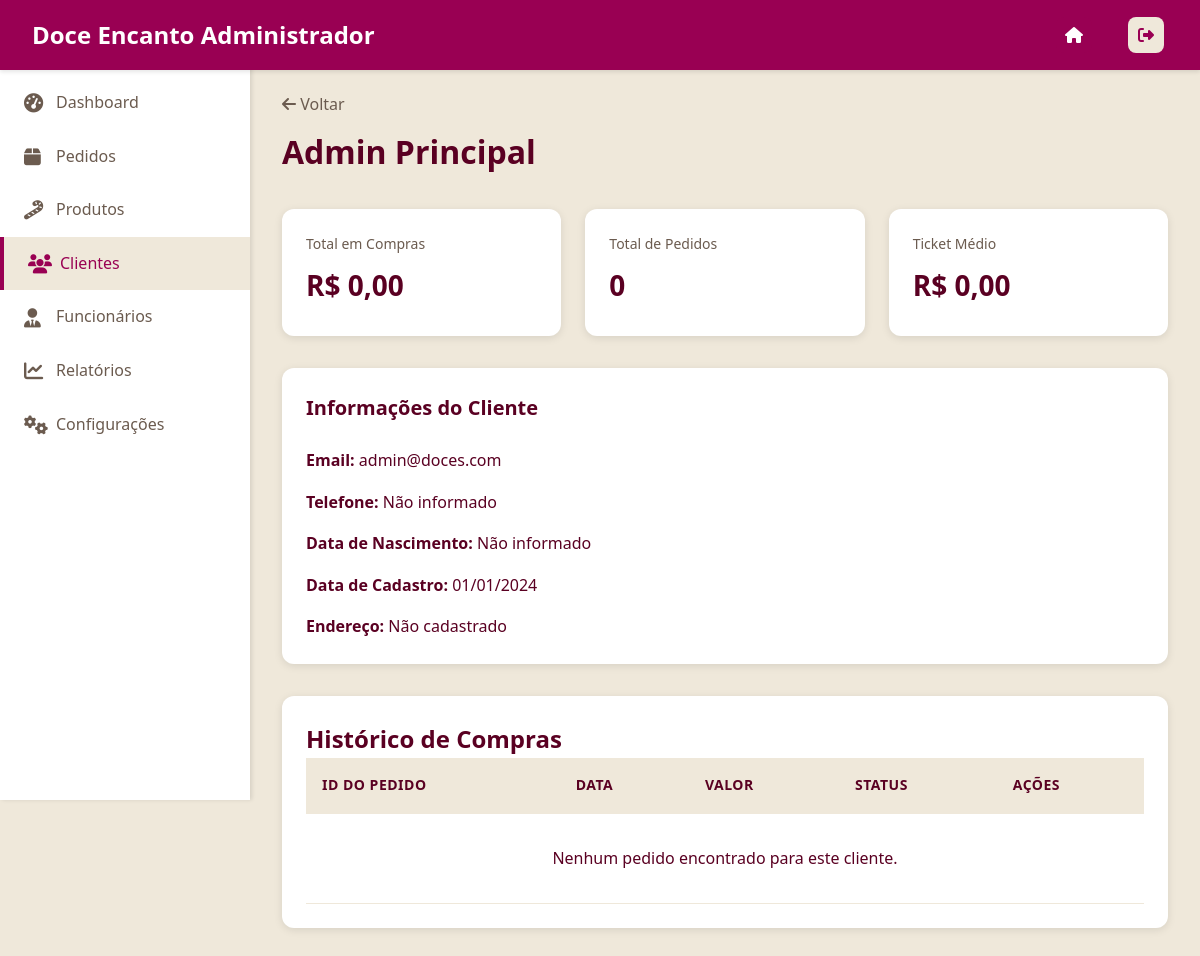
Screenshot of /cliente-detalhe.php?id=1 with the database file from the repository.
### tables this page shows
CREATE TABLE IF NOT EXISTS usuarios (
    id INT AUTO_INCREMENT PRIMARY KEY,
    nome VARCHAR(100) NOT NULL,
    email VARCHAR(100) NOT NULL UNIQUE,
    celular VARCHAR(15),
    dataNascimento DATE,
    senha_hash VARCHAR(255) NOT NULL,
    isAdmin BOOLEAN DEFAULT FALSE,
    data_cadastro TIMESTAMP DEFAULT CURRENT_TIMESTAMP
);

### cliente-detalhe.php (the view, shortened to what this page needs)
<?php
include 'db_config.php';
$clienteId = (int) ($_GET['id'] ?? 0);
$sql_cliente = "SELECT u.*, e.cep, e.rua, e.numero, e.bairro, e.cidade, e.estado
                FROM usuarios u
                LEFT JOIN enderecos e ON u.id = e.usuario_id
                WHERE u.id = ?";
$stmt = $conn->prepare($sql_cliente);
$stmt->bind_param("i", $clienteId);
$stmt->execute();
$result = $stmt->get_result();
$cliente = $result->fetch_assoc();
$sql_stats = "SELECT
    COUNT(*) as total_pedidos,
    SUM(valor_total) as total_compras
    FROM pedidos
    WHERE usuario_id = ? AND status != 'Cancelado'";
$stmt = $conn->prepare($sql_stats);
$stmt->bind_param("i", $clienteId);
$stmt->execute();
$result = $stmt->get_result();
$stats = $result->fetch_assoc();
$total_pedidos = $stats['total_pedidos'] ?? 0;
$total_compras = $stats['total_compras'] ?? 0;
$ticket_medio = $total_pedidos > 0 ? $total_compras / $total_pedidos : 0;
$pedidos = [];
?>
<!DOCTYPE html>
<html lang="pt-BR">
<head>
    <link rel="stylesheet" href="admin.css">
    <link rel="stylesheet" href="https://cdnjs.cloudflare.com/ajax/libs/font-awesome/6.4.0/css/all.min.css">
</head>
<body>
    <?php include 'components/header-adm.php'; ?>
    <?php include 'components/sidebar.php'; ?>
    <main class="main-content">
        <div class="dashboard-header">
            <div>
                <a href="clientes.php"
                    style="color: var(--text-light); text-decoration: none; margin-bottom: 0.5rem; display: block;">
                    <i class="fas fa-arrow-left"></i> Voltar
                </a>
                <h1><?php echo htmlspecialchars($cliente['nome']); ?></h1>
            </div>
        </div>
        <div class="stats-grid" style="grid-template-columns: repeat(auto-fit, minmax(200px, 1fr));">
            <div class="stat-card">
                <div class="stat-info">
                    <h3>Total em Compras</h3>
                    <p class="stat-value">R$ <?php echo number_format($total_compras, 2, ',', '.'); ?></p>
                </div>
            </div>
            <div class="stat-card">
                <div class="stat-info">
                    <h3>Total de Pedidos</h3>
                    <p class="stat-value"><?php echo $total_pedidos; ?></p>
                </div>
            </div>
            <div class="stat-card">
                <div class="stat-info">
                    <h3>Ticket Médio</h3>
                    <p class="stat-value">R$ <?php echo number_format($ticket_medio, 2, ',', '.'); ?></p>
                </div>
            </div>
        </div>
        <div class="dashboard-grid">
            <div class="chart-card">
                <h2>Informações do Cliente</h2>
                <div style="display: flex; flex-direction: column; gap: 1rem;">
                    <div><strong>Email:</strong> <?php echo htmlspecialchars($cliente['email']); ?></div>
                    <div><strong>Telefone:</strong> <?php echo htmlspecialchars($cliente['celular'] ?? 'Não informado'); ?></div>
                    <div><strong>Data de Nascimento:</strong> <?php echo $cliente['dataNascimento'] ? date('d/m/Y', strtotime($cliente['dataNascimento'])) : 'Não informado'; ?></div>
                    <div><strong>Data de Cadastro:</strong> <?php echo date('d/m/Y', strtotime($cliente['data_cadastro'])); ?></div>
                    <?php if ($cliente['cep']): ?>
                        <div><strong>Endereço:</strong>
                            <?php echo htmlspecialchars($cliente['rua']); ?>,
                            <?php echo htmlspecialchars($cliente['numero']); ?> -
                            <?php echo htmlspecialchars($cliente['bairro']); ?> -
                            <?php echo htmlspecialchars($cliente['cidade']); ?>/<?php echo htmlspecialchars($cliente['estado']); ?>
                        </div>
                        <div><strong>CEP:</strong> <?php echo htmlspecialchars($cliente['cep']); ?></div>
                    <?php else: ?>
                        <div><strong>Endereço:</strong> Não cadastrado</div>
                    <?php endif; ?>
                </div>
            </div>
        </div>
        <div class="recent-orders">
            <h2>Histórico de Compras</h2>
            <div class="table-responsive">
                <table class="data-table">
                    <thead>
                        <tr>
                            <th>ID do Pedido</th>
                            <th>Data</th>
                            <th>Valor</th>
                            <th>Status</th>
                            <th>Ações</th>
                        </tr>
                    </thead>
                    <tbody>
                        <?php if (empty($pedidos)): ?>
                            <tr>
                                <td colspan="5" style="text-align: center; padding: 2rem;">
                                    Nenhum pedido encontrado para este cliente.
                                </td>
                            </tr>
                        <?php endif; ?>
                    </tbody>
                </table>
            </div>
        </div>
    </main>
</body>
</html>

### admin.css (style rules this page uses)
:root { --primary-color: #990053; --primary-dark: #5a0022; --primary-light: #990053; --secondary-color: #f4e4c1; --accent-color: #ddbb26; --text-dark: #5a0022; --text-light: #6b5b4f; --white: #ffffff; --light-bg: #efe8da; --border-color: #efe8da; }
* { margin: 0; padding: 0; box-sizing: border-box; }
body { font-family: "Segoe UI", Tahoma, Geneva, Verdana, sans-serif; background-color: var(--light-bg); color: var(--text-dark); line-height: 1.6; }
.main-content { margin-left: 250px; margin-top: 60px; padding: 2rem; min-height: calc(100vh - 60px); }
.dashboard-header { display: flex; justify-content: space-between; align-items: center; margin-bottom: 2rem; }
.dashboard-header h1 { color: var(--text-dark); font-size: 2rem; }
.stats-grid { display: grid; grid-template-columns: repeat(auto-fit, minmax(250px, 1fr)); gap: 1.5rem; margin-bottom: 2rem; }
.stat-card { background-color: var(--white); padding: 1.5rem; border-radius: 12px; box-shadow: 0 2px 8px rgba(0, 0, 0, 0.1); display: flex; gap: 1rem; }
.stat-info h3 { font-size: 0.875rem; color: var(--text-light); font-weight: 500; margin-bottom: 0.5rem; }
.stat-value { font-size: 1.75rem; font-weight: 700; color: var(--text-dark); margin-bottom: 0.25rem; }
.dashboard-grid { display: grid; grid-template-columns: repeat(auto-fit, minmax(400px, 1fr)); gap: 1.5rem; margin-bottom: 2rem; }
.chart-card { background-color: var(--white); padding: 1.5rem; border-radius: 12px; box-shadow: 0 2px 8px rgba(0, 0, 0, 0.1); }
.chart-card h2 { font-size: 1.25rem; margin-bottom: 1.5rem; color: var(--text-dark); }
.recent-orders { background-color: var(--white); padding: 1.5rem; border-radius: 12px; box-shadow: 0 2px 8px rgba(0, 0, 0, 0.1); }
.table-responsive { overflow-x: auto; }
.data-table { width: 100%; border-collapse: collapse; }
.data-table thead { background-color: var(--light-bg); }
.data-table th, .data-table td { padding: 1rem; text-align: left; border-bottom: 1px solid var(--border-color); }
.data-table th { font-weight: 600; color: var(--text-dark); font-size: 0.875rem; text-transform: uppercase; letter-spacing: 0.5px; }

### rows the page displays
usuarios: nome "Admin Principal", email "admin@doces.com", celular "Não informado", data_cadastro "01/01/2024"

### other values shown
$total_compras "0,00"
$total_pedidos "0"
$ticket_medio "0,00"
